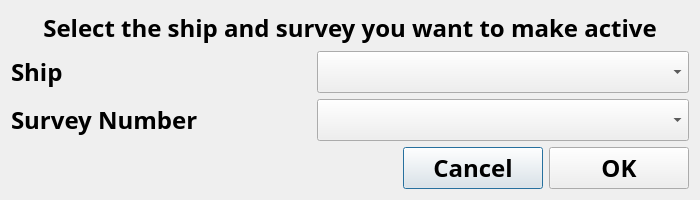
<?xml version="1.0" encoding="UTF-8"?>
<ui version="4.0">
 <class>selectactivesurveydlg</class>
 <widget class="QDialog" name="selectactivesurveydlg">
  <property name="geometry">
   <rect>
    <x>0</x>
    <y>0</y>
    <width>700</width>
    <height>192</height>
   </rect>
  </property>
  <property name="font">
   <font>
    <pointsize>18</pointsize>
   </font>
  </property>
  <property name="windowTitle">
   <string>Select Active Survey</string>
  </property>
  <layout class="QVBoxLayout" name="verticalLayout">
   <item>
    <widget class="QLabel" name="label_3">
     <property name="font">
      <font>
       <family>Arial Black</family>
       <pointsize>18</pointsize>
       <weight>75</weight>
       <bold>true</bold>
      </font>
     </property>
     <property name="text">
      <string>Select the ship and survey you want to make active</string>
     </property>
     <property name="alignment">
      <set>Qt::AlignCenter</set>
     </property>
    </widget>
   </item>
   <item>
    <layout class="QFormLayout" name="formLayout">
     <property name="fieldGrowthPolicy">
      <enum>QFormLayout::AllNonFixedFieldsGrow</enum>
     </property>
     <item row="0" column="1">
      <widget class="QComboBox" name="ship">
       <property name="font">
        <font>
         <family>Arial Black</family>
         <pointsize>18</pointsize>
         <weight>75</weight>
         <bold>true</bold>
        </font>
       </property>
      </widget>
     </item>
     <item row="0" column="0">
      <widget class="QLabel" name="label">
       <property name="sizePolicy">
        <sizepolicy hsizetype="Preferred" vsizetype="Preferred">
         <horstretch>30</horstretch>
         <verstretch>0</verstretch>
        </sizepolicy>
       </property>
       <property name="minimumSize">
        <size>
         <width>300</width>
         <height>0</height>
        </size>
       </property>
       <property name="maximumSize">
        <size>
         <width>300</width>
         <height>16777215</height>
        </size>
       </property>
       <property name="font">
        <font>
         <family>Arial Black</family>
         <pointsize>18</pointsize>
         <weight>75</weight>
         <bold>true</bold>
        </font>
       </property>
       <property name="text">
        <string>Ship</string>
       </property>
      </widget>
     </item>
     <item row="1" column="0">
      <widget class="QLabel" name="label_2">
       <property name="sizePolicy">
        <sizepolicy hsizetype="Preferred" vsizetype="Preferred">
         <horstretch>30</horstretch>
         <verstretch>0</verstretch>
        </sizepolicy>
       </property>
       <property name="minimumSize">
        <size>
         <width>300</width>
         <height>0</height>
        </size>
       </property>
       <property name="maximumSize">
        <size>
         <width>300</width>
         <height>16777215</height>
        </size>
       </property>
       <property name="font">
        <font>
         <family>Arial Black</family>
         <pointsize>18</pointsize>
         <weight>75</weight>
         <bold>true</bold>
        </font>
       </property>
       <property name="text">
        <string>Survey Number</string>
       </property>
      </widget>
     </item>
     <item row="1" column="1">
      <widget class="QComboBox" name="survey">
       <property name="font">
        <font>
         <family>Arial Black</family>
         <pointsize>18</pointsize>
         <weight>75</weight>
         <bold>true</bold>
        </font>
       </property>
      </widget>
     </item>
    </layout>
   </item>
   <item>
    <layout class="QHBoxLayout" name="horizontalLayout">
     <item>
      <spacer name="horizontalSpacer">
       <property name="orientation">
        <enum>Qt::Horizontal</enum>
       </property>
       <property name="sizeHint" stdset="0">
        <size>
         <width>40</width>
         <height>20</height>
        </size>
       </property>
      </spacer>
     </item>
     <item>
      <widget class="QPushButton" name="cancelBtn">
       <property name="sizePolicy">
        <sizepolicy hsizetype="Minimum" vsizetype="Fixed">
         <horstretch>140</horstretch>
         <verstretch>0</verstretch>
        </sizepolicy>
       </property>
       <property name="minimumSize">
        <size>
         <width>140</width>
         <height>0</height>
        </size>
       </property>
       <property name="maximumSize">
        <size>
         <width>140</width>
         <height>16777215</height>
        </size>
       </property>
       <property name="font">
        <font>
         <family>Arial Black</family>
         <pointsize>18</pointsize>
         <weight>75</weight>
         <bold>true</bold>
        </font>
       </property>
       <property name="text">
        <string>Cancel</string>
       </property>
      </widget>
     </item>
     <item>
      <widget class="QPushButton" name="okBtn">
       <property name="sizePolicy">
        <sizepolicy hsizetype="Minimum" vsizetype="Fixed">
         <horstretch>140</horstretch>
         <verstretch>0</verstretch>
        </sizepolicy>
       </property>
       <property name="minimumSize">
        <size>
         <width>140</width>
         <height>0</height>
        </size>
       </property>
       <property name="maximumSize">
        <size>
         <width>140</width>
         <height>16777215</height>
        </size>
       </property>
       <property name="font">
        <font>
         <family>Arial Black</family>
         <pointsize>18</pointsize>
         <weight>75</weight>
         <bold>true</bold>
        </font>
       </property>
       <property name="text">
        <string>OK</string>
       </property>
      </widget>
     </item>
    </layout>
   </item>
  </layout>
 </widget>
 <resources/>
 <connections/>
</ui>
